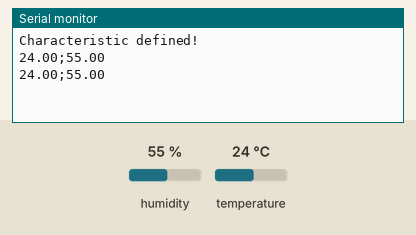
Bench run of a program on a simulated ESP32. Parts: the last lines printed to the serial monitor. The inputs (shaded band) are chosen by the test bench; at power-on: humidity 55 %, temperature 24 °C. Nothing arrives over Bluetooth unless stated; a phone connects over Bluetooth LE 3 s after start.

Above: at 5.8 s.
5.9 s: humidity set to 22 %
At 10.9 s:
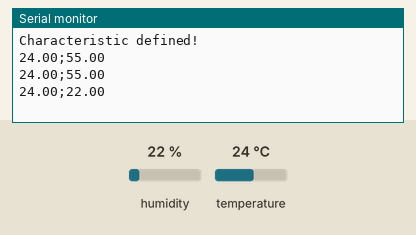
11.9 s: temperature set to 12 °C
At 15.6 s:
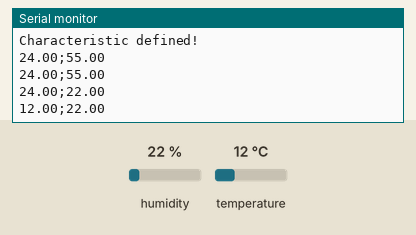
17.9 s: humidity set to 40 %
At 21.4 s:
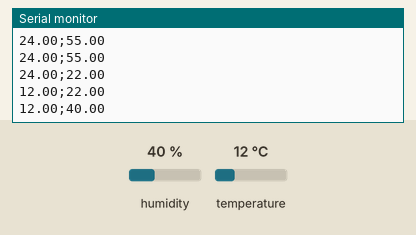
Timing chart, 0 to 22.9 s (numbered marks = the images above; inputs shaded):
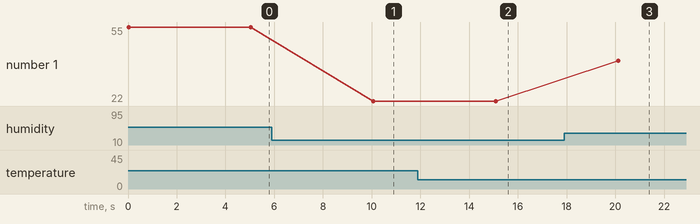

The program:

main.cpp
```cpp
#include <Arduino.h>
#include <BLEDevice.h>
#include <BLEUtils.h>
#include <BLEServer.h>
#include <BLE2902.h>
#include <Wire.h>
#include <SPI.h>
#include <DHT.h>

#define SERVICE_UUID "4d933c08-b3b8-11ea-b3de-0242ac130004"
#define CHARACTERISTIC_UUID "5bc0180a-b3b8-11ea-b3de-0242ac130004"

#define DHT_PIN 5
#define DHT_TYPE DHT11

DHT dht(DHT_PIN, DHT_TYPE);
float temperature = 0, humidity = 0;

BLECharacteristic *pCharacteristic;

void updateDhtData();

void setup() {
  // put your setup code here, to run once:
  Serial.begin(9600);
  dht.begin();

  BLEDevice::init("ESP32-BLE");
  BLEServer *pServer = BLEDevice::createServer();
  BLEService *pService = pServer->createService(SERVICE_UUID);
  pCharacteristic = pService->createCharacteristic(
      CHARACTERISTIC_UUID, BLECharacteristic::PROPERTY_READ |
                               BLECharacteristic::PROPERTY_NOTIFY |
                               BLECharacteristic::PROPERTY_INDICATE);
  pCharacteristic->addDescriptor(new BLE2902());
  pService->start();

  pServer->getAdvertising()->setMinPreferred(0x06);
  pServer->getAdvertising()->setMaxPreferred(0x12);
  pServer->getAdvertising()->start();
  Serial.println("Characteristic defined!");
}

void loop() {
  // put your main code here, to run repeatedly:
  updateDhtData();
  String sensorData = String(temperature) + ";" + String(humidity);
  Serial.println(sensorData);

  pCharacteristic->setValue(sensorData.c_str());
  pCharacteristic->notify();
  delay(5000);
}

void updateDhtData() {
  temperature = dht.readTemperature();
  humidity = dht.readHumidity();
}
```

Measured:
- after the input at 5.9 s, the serial monitor: prints a new line after 4.2 s (image 1)
- after the input at 11.9 s, the serial monitor: prints a new line after 3.2 s (image 2)
- after the input at 17.9 s, the serial monitor: prints a new line after 2.2 s (image 3)
- plotted number 1: 55 → 22 after the input at 5.9 s, 22 → 40 after the input at 17.9 s
